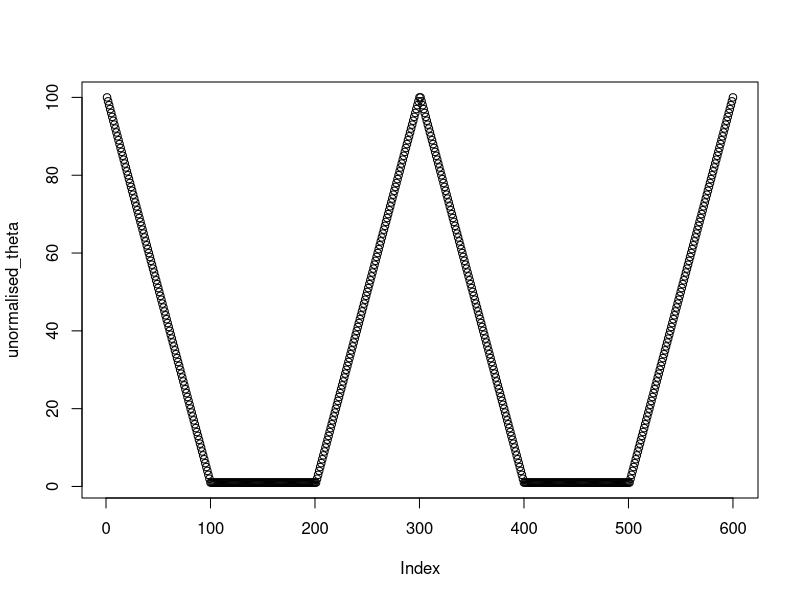

R code for this plot: (Note: this script raises an error after producing the figure.)
# exercise 6.2

# a)

unormalised_theta = c(100:1, rep(1,100), 1:100, 100:1, rep(1,100), 1:100)
plot(unormalised_theta)

width = 1 / length(unormalised_theta)
theta = seq(width/2, 1-width/2, width)

p_theta = unormalised_theta / sum(unormalised_theta)

# b)

trials = 20
heads = 15
data = c(rep(1, heads), rep(0, trials-heads))

BernGrid(theta, p_theta, data)
